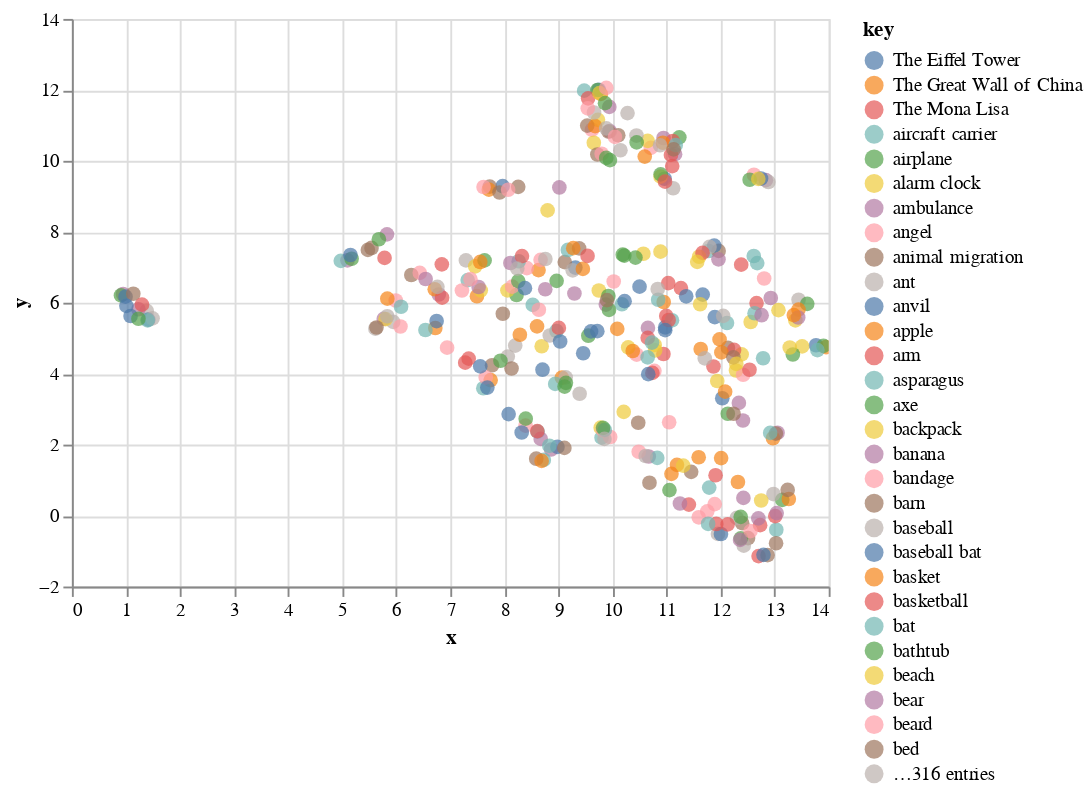

This figure's notebook cell:
### Code cell
alt.Chart(df).mark_circle(size=60).encode(
    x= 'x',
    y= 'y',
    color='key',
    tooltip=['key']
).interactive()

### Figure 1 — Vega-Lite specification as saved in the notebook (floating-point values rounded to 4 significant figures; data arrays with more than 128 entries replaced by an {"elided": "..."} marker saying what was removed)
{"config": {"view": {"continuousWidth": 400, "continuousHeight": 300}}, "data": {"name": "data-08dbe8740589420685333ca0847016c1"}, "mark": {"type": "circle", "size": 60}, "encoding": {"color": {"type": "nominal", "field": "key"}, "tooltip": [{"type": "nominal", "field": "key"}], "x": {"type": "quantitative", "field": "x"}, "y": {"type": "quantitative", "field": "y"}}, "selection": {"selector001": {"type": "interval", "bind": "scales", "encodings": ["x", "y"]}}, "$schema": "https://vega.github.io/schema/vega-lite/v4.8.1.json", "datasets": {"data-08dbe8740589420685333ca0847016c1": {"elided": "345 records"}}}
